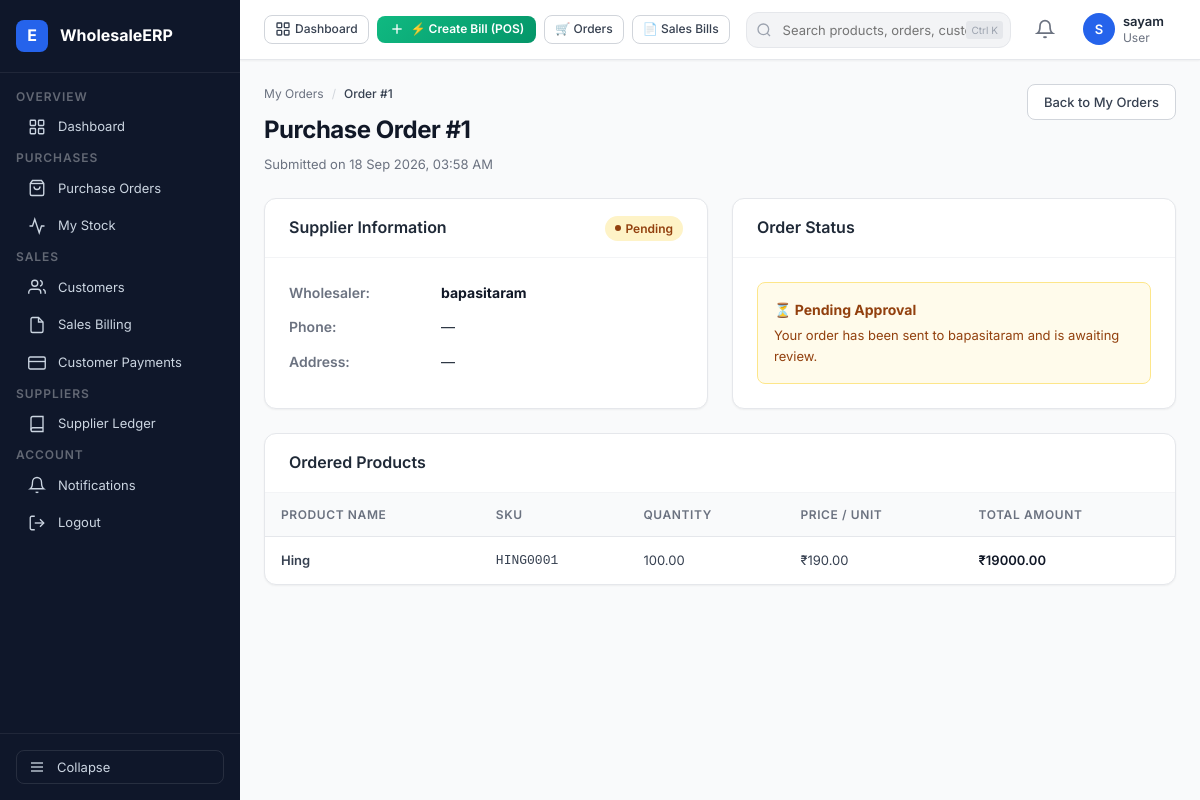
/orders/my-orders/1/ (signed in), run on an earlier commit of the app's database.
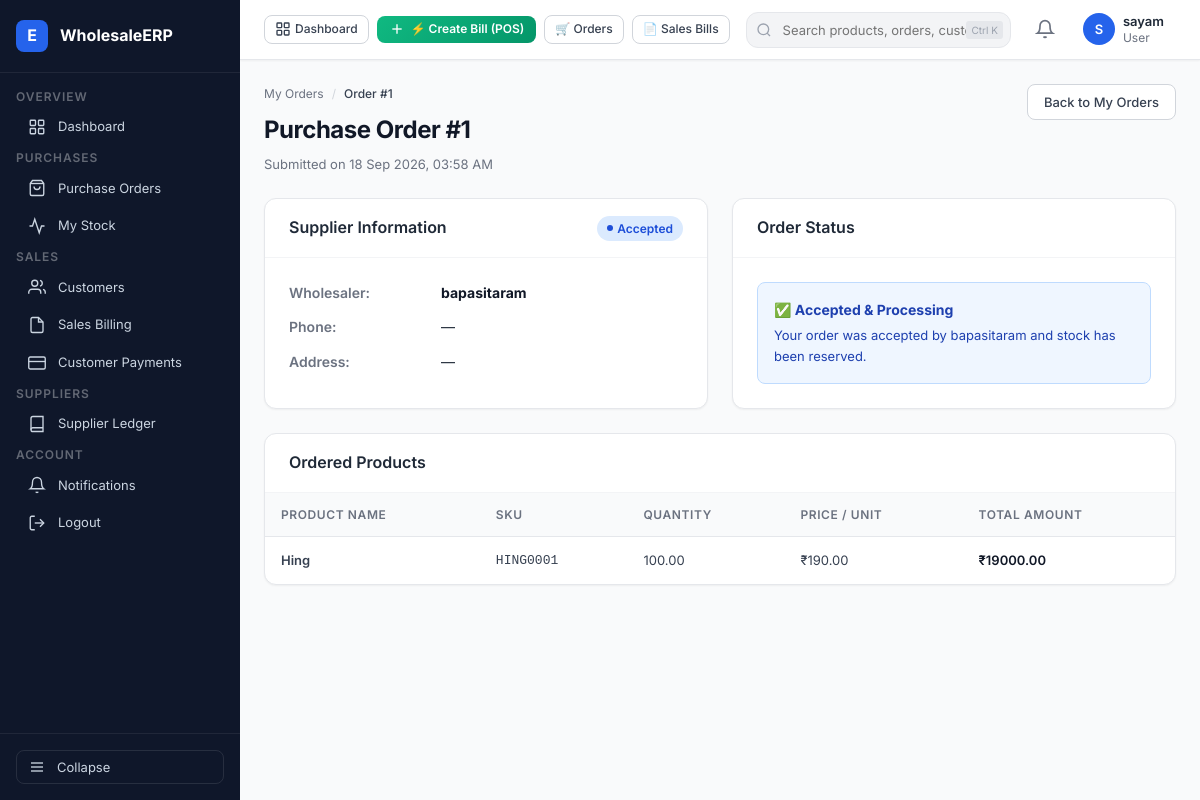
And on a later commit of the database.
### orders/models.py (models this page shows, shortened)
class Order(models.Model):
    STATUS_CHOICES = [
        ("PENDING","Pending"),
        ("ACCEPTED","Accepted"),
        ("WAITING_FOR_STOCK", "Waiting for Stock"),
        ("REJECTED","Rejected"),
        ("PROCESSING","Processing"),
        ("SHIPPED","Shipped"),
        ("DELIVERED","Delivered"),
        ("CANCELLED","Cancelled"),
    ]
    retailer = models.ForeignKey(
        RetailerProfile,
        on_delete=models.CASCADE,
        related_name="orders"
    )
    wholesaler = models.ForeignKey(
        WholesalerProfile,
        on_delete=models.CASCADE,
        related_name="orders"
    )
    status = models.CharField(
        max_length=30,
        choices = STATUS_CHOICES,
        default="PENDING"
    )
    order_date = models.DateTimeField(
        auto_now_add=True
    )
    notes = models.TextField(
        blank=True
    )

### accounts/models.py (models this page shows, shortened)
class WholesalerProfile(models.Model):
    user = models.OneToOneField(User, on_delete=models.CASCADE, related_name="wholesaler_profile")
    business_name = models.CharField(max_length=200)
    phone = models.CharField(max_length=15)
    gst_number = models.CharField(max_length=15, blank=True, null=True)
    address = models.TextField()
    city = models.CharField(max_length=100)
    state = models.CharField(max_length=100)
    pincode = models.CharField(max_length=10)
    retailers = models.ManyToManyField("RetailerProfile",related_name="wholesalers",blank=True)
    created_at = models.DateTimeField(auto_now_add=True)

### orders/views.py (the view)
@login_required
def order_detail(request, order_id):
    retailer = request.user.retailer_profile
    order = get_object_or_404(
        Order.objects
        .select_related("wholesaler")
        .prefetch_related("items__product"),
        id=order_id,
        retailer=retailer
    )
    return render(
        request,
        "orders/order_detail.html",
        {"order": order}
    )

### templates/orders/order_detail.html (shortened to what the changed rows need)
{% extends 'base.html' %}
{% block content %}
<div class="page-header">
  <div class="page-header-left">
    <div class="breadcrumb">
      <a href="{% url 'retailer_orders' %}">My Orders</a>
      <span>/</span>
      <span class="current">Order #{{ order.id }}</span>
    </div>
    <h1 class="page-title">Purchase Order #{{ order.id }}</h1>
    <p class="page-subtitle">Submitted on {{ order.order_date|date:"d M Y, h:i A" }}</p>
  </div>
</div>
<div class="grid-2">
  <div class="card">
    <div class="card-header">
      <span class="card-title">Supplier Information</span>
      <span class="badge
        {% if order.status == 'PENDING' %}badge-amber
        {% elif order.status == 'ACCEPTED' %}badge-blue
        {% elif order.status == 'PROCESSING' %}badge-blue
        {% elif order.status == 'DELIVERED' %}badge-green
        {% elif order.status == 'REJECTED' %}badge-red
        {% else %}badge-gray{% endif %}">
        {{ order.get_status_display }}
      </span>
    </div>
    <div class="card-body">
      <div style="display:grid; grid-template-columns: 140px 1fr; gap:12px; font-size:14px;">
        <div style="font-weight:600; color:#6b7280;">Wholesaler:</div>
        <div style="font-weight:700; color:#111827;">{{ order.wholesaler.business_name }}</div>
        <div style="font-weight:600; color:#6b7280;">Phone:</div>
        <div>{{ order.wholesaler.phone|default:"—" }}</div>
        <div style="font-weight:600; color:#6b7280;">Address:</div>
        <div>{{ order.wholesaler.address|default:"—" }}</div>
      </div>
    </div>
  </div>
  <div class="card">
    <div class="card-body">
      {% if order.status == "PENDING" %}
        <div style="background:#fffbeb; border:1px solid #fde68a; border-radius:8px; padding:16px; color:#92400e;">
          <strong>⏳ Pending Approval</strong>
          <p style="font-size:13px; margin-top:4px;">Your order has been sent to {{ order.wholesaler.business_name }} and is awaiting review.</p>
        </div>
      {% elif order.status == "ACCEPTED" or order.status == "PROCESSING" %}
        <div style="background:#eff6ff; border:1px solid #bfdbfe; border-radius:8px; padding:16px; color:#1e40af;">
          <strong>✅ Accepted & Processing</strong>
          <p style="font-size:13px; margin-top:4px;">Your order was accepted by {{ order.wholesaler.business_name }} and stock has been reserved.</p>
        </div>
      {% elif order.status == "DELIVERED" %}
        <div style="background:#f0fdf4; border:1px solid #bbf7d0; border-radius:8px; padding:16px; color:#166534;">
          <strong>🎉 Delivered</strong>
          <p style="font-size:13px; margin-top:4px;">Order has been delivered.</p>
        </div>
      {% elif order.status == "REJECTED" %}
        <div style="background:#fef2f2; border:1px solid #fecaca; border-radius:8px; padding:16px; color:#991b1b;">
          <strong>❌ Rejected</strong>
          <p style="font-size:13px; margin-top:4px;">This order was rejected by the wholesaler.</p>
        </div>
      {% else %}
        <div style="background:#f9fafb; border:1px solid #e5e7eb; border-radius:8px; padding:16px;">
          <strong>Status: {{ order.get_status_display }}</strong>
        </div>
      {% endif %}
    </div>
  </div>
</div>
<div class="card" style="margin-top:24px;">
  <div class="table-wrap">
    <table class="table">
      <thead>
        <tr>
          <th>Product Name</th>
          <th>SKU</th>
          <th>Quantity</th>
          <th>Price / Unit</th>
          <th>Total Amount</th>
        </tr>
      </thead>
    </table>
  </div>
</div>
{% endblock %}

What changed in the data, as far as the page shows it:
changed Order "bapasitaram": status "Pending" → "Accepted"
Also different on the page:
text no longer shown: "⏳ Pending Approval Your order has been sent to and is awaiting review."
text now shown: "✅ Accepted & Processing Your order was accepted by and stock has been reserved."
